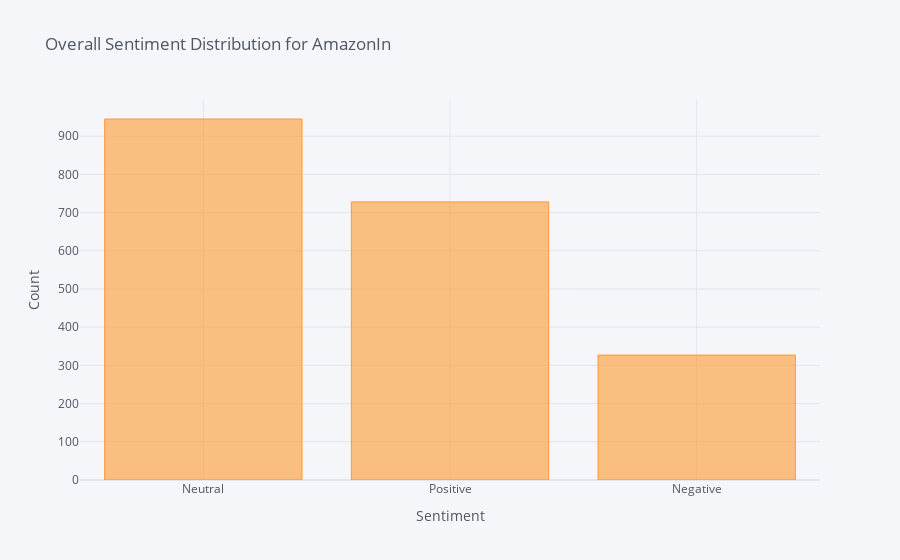

Notebook cell for this chart:
### Code cell
df['Sentiment'].value_counts().iplot(kind='bar', xTitle='Sentiment',
                                    yTitle='Count', title='Overall Sentiment Distribution for AmazonIn')

### Figure 1 — Plotly figure (JSON) as saved in the notebook; plotly's stock layout.template omitted (floating-point values rounded to 4 significant figures)
{"data": [{"marker": {"color": "rgba(255, 153, 51, 0.6)", "line": {"color": "rgba(255, 153, 51, 1.0)", "width": 1}}, "name": "Sentiment", "orientation": "v", "text": "", "type": "bar", "x": ["Neutral", "Positive", "Negative"], "y": [945, 728, 327]}], "layout": {"legend": {"bgcolor": "#F5F6F9", "font": {"color": "#4D5663"}}, "paper_bgcolor": "#F5F6F9", "plot_bgcolor": "#F5F6F9", "title": {"font": {"color": "#4D5663"}, "text": "Overall Sentiment Distribution for AmazonIn"}, "xaxis": {"gridcolor": "#E1E5ED", "showgrid": true, "tickfont": {"color": "#4D5663"}, "title": {"font": {"color": "#4D5663"}, "text": "Sentiment"}, "zerolinecolor": "#E1E5ED"}, "yaxis": {"gridcolor": "#E1E5ED", "showgrid": true, "tickfont": {"color": "#4D5663"}, "title": {"font": {"color": "#4D5663"}, "text": "Count"}, "zerolinecolor": "#E1E5ED"}}}
